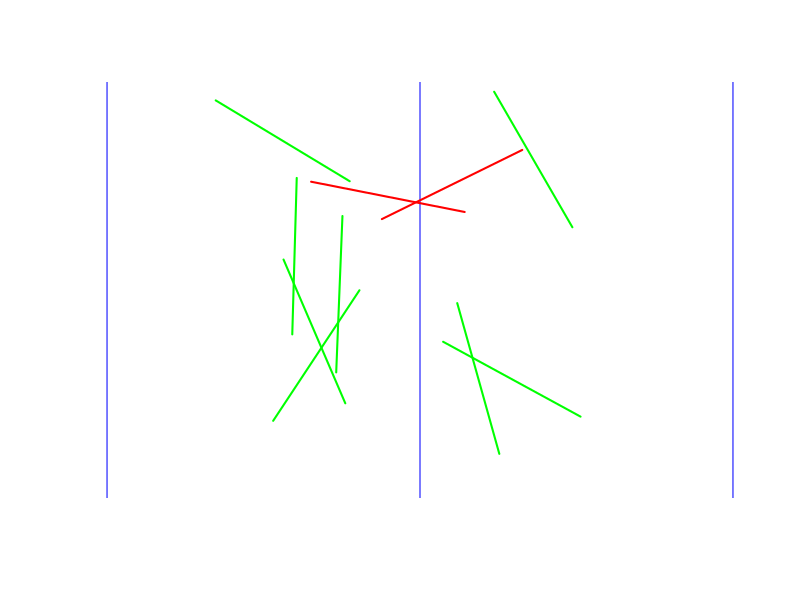

Write R code to recreate this figure.
### Buffonの針

## 針を投げる試行
myTrial <- function(d,l,verbose=FALSE){ # dとlを指定する
    x <- runif(1,min=-d/2,max=d/2)
    theta <- runif(1,min=0,max=2*pi)
    cross <- FALSE # 交わったかどうかを示す変数
    if((x+l*cos(theta)/2)*(x-l*cos(theta)/2)<0){
        cross <- TRUE # 交わった場合に書き換え
    }
    if(verbose==TRUE){
        return(c(x=x,theta=theta,cross=as.numeric(cross)))
    } else {
        return(cross)
    }
}

## 試行を行ってみる
d <- 10
l <- 5
myTrial(d,l,verbose=TRUE)
myTrial(d,l,verbose=TRUE)

## 絵にしてみる
plot(c(0,0),type="n", # 空のキャンバスを作る
     xlim=c(-d,d),asp=1,ann=FALSE,axes=FALSE)
abline(v=c(-10,0,10),col="blue") # 線を引く
for (i in 1:10) {
    obs <- myTrial(d,l,verbose=TRUE)
    x <- obs["x"]
    theta <- obs["theta"]
    y <- runif(1,min=-d/2,max=d/2) # y座標は適当にばらまく
    x1 <- x-l/2*cos(theta)
    x2 <- x+l/2*cos(theta)
    y1 <- y-l/2*sin(theta)
    y2 <- y+l/2*sin(theta)
    lines(c(x1,x2),c(y1,y2), 
          col=ifelse(x1*x2<0,"red","green"),
          lty = "solid", lwd = 2)
}

## Monte-Carlo simulation
## set.seed(8888) # 実験を再現したい場合はシードを指定する
mc <- 10000 # 回数を設定 
myData <- replicate(mc,myTrial(d,l)) 

## 簡単な集計
table(myData) # 頻度 (TRUEが針の交わった回数)
table(myData)/mc # 確率(推定値)
print((2*l)/(pi*d)) # 針の交わる確率 (理論値)
